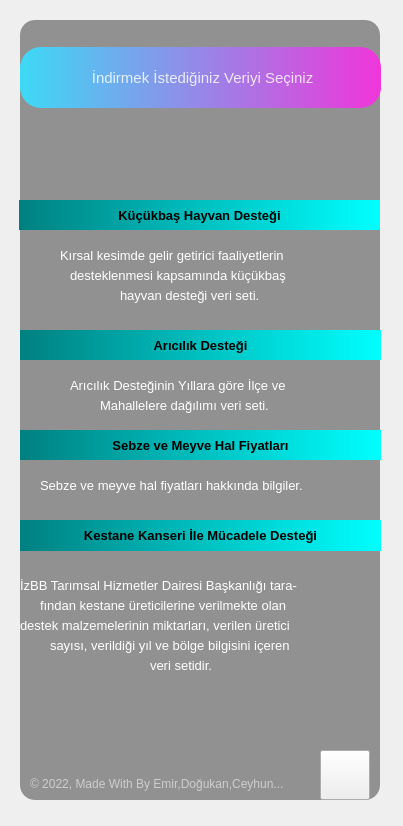
<?xml version="1.0" encoding="UTF-8"?>
<ui version="4.0">
 <class>Form</class>
 <widget class="QWidget" name="Form">
  <property name="geometry">
   <rect>
    <x>0</x>
    <y>0</y>
    <width>403</width>
    <height>826</height>
   </rect>
  </property>
  <property name="windowTitle">
   <string>Form</string>
  </property>
  <property name="styleSheet">
   <string notr="true"/>
  </property>
  <widget class="QLabel" name="label_2">
   <property name="geometry">
    <rect>
     <x>-20</x>
     <y>-10</y>
     <width>450</width>
     <height>867</height>
    </rect>
   </property>
   <property name="styleSheet">
    <string notr="true">border-radius:20px;
border-image: url(:/images/Images/background.png);</string>
   </property>
   <property name="text">
    <string/>
   </property>
  </widget>
  <widget class="QLabel" name="label_6">
   <property name="geometry">
    <rect>
     <x>20</x>
     <y>20</y>
     <width>360</width>
     <height>780</height>
    </rect>
   </property>
   <property name="maximumSize">
    <size>
     <width>1000</width>
     <height>1000</height>
    </size>
   </property>
   <property name="styleSheet">
    <string notr="true">background-color:rgba(0, 0, 0, 100);
border-radius:15px;</string>
   </property>
   <property name="text">
    <string/>
   </property>
  </widget>
  <widget class="QWidget" name="widget" native="true">
   <property name="geometry">
    <rect>
     <x>-20</x>
     <y>-30</y>
     <width>450</width>
     <height>900</height>
    </rect>
   </property>
   <property name="maximumSize">
    <size>
     <width>1000</width>
     <height>1000</height>
    </size>
   </property>
   <property name="styleSheet">
    <string notr="true">QPushButton#pushButton{	
	background-color: qlineargradient(spread:pad, x1:0, y1:0.505682, x2:1, y2:0.477, stop:0 rgba(20, 47, 78, 219), stop:1 rgba(85, 98, 112, 226));
	color:rgba(255, 255, 255, 210);
	border-radius:5px;
}
QPushButton#pushButton:hover{	
	background-color: qlineargradient(spread:pad, x1:0, y1:0.505682, x2:1, y2:0.477, stop:0 rgba(40, 67, 98, 219), stop:1 rgba(105, 118, 132, 226));
}
QPushButton#pushButton:pressed{	
	padding-left:5px;
	padding-top:5px;
	background-color:rgba(105, 118, 132, 200);
}

QPushButton#pushButton_2, #pushButton_3, #pushButton_4, #pushButton_5{	
	background-color: rgba(0, 0, 0, 0);
	color:rgba(85, 98, 112, 255);
}
QPushButton#pushButton_2:hover, #pushButton_3:hover, #pushButton_4:hover, #pushButton_5:hover{	
	color:rgba(155, 168, 182, 220);
}
QPushButton#pushButton_2:pressed, #pushButton_3:pressed, #pushButton_4:pressed, #pushButton_5:pressed{	
	padding-left:5px;
	padding-top:5px;
	color:rgba(115, 128, 142, 255);
}</string>
   </property>
   <widget class="QLabel" name="label_5">
    <property name="geometry">
     <rect>
      <x>50</x>
      <y>794</y>
      <width>291</width>
      <height>41</height>
     </rect>
    </property>
    <property name="font">
     <font>
      <family>Arial</family>
     </font>
    </property>
    <property name="styleSheet">
     <string notr="true">color:rgba(255, 255, 255, 140);</string>
    </property>
    <property name="text">
     <string>&lt;html&gt;&lt;head/&gt;&lt;body&gt;&lt;p&gt;© 2022, Made With By Emir,Doğukan,Ceyhun...&lt;/p&gt;&lt;/body&gt;&lt;/html&gt;</string>
    </property>
   </widget>
   <widget class="QLabel" name="label_3">
    <property name="geometry">
     <rect>
      <x>80</x>
      <y>270</y>
      <width>360</width>
      <height>30</height>
     </rect>
    </property>
    <property name="font">
     <font>
      <family>Arial</family>
      <pointsize>10</pointsize>
      <strikeout>false</strikeout>
      <kerning>true</kerning>
     </font>
    </property>
    <property name="styleSheet">
     <string notr="true">color:rgb(255,255,255)</string>
    </property>
    <property name="text">
     <string>Kırsal kesimde gelir getirici faaliyetlerin</string>
    </property>
   </widget>
   <widget class="QLabel" name="label_7">
    <property name="geometry">
     <rect>
      <x>90</x>
      <y>400</y>
      <width>360</width>
      <height>30</height>
     </rect>
    </property>
    <property name="font">
     <font>
      <family>Arial</family>
      <pointsize>10</pointsize>
     </font>
    </property>
    <property name="styleSheet">
     <string notr="true">color:rgb(255,255,255)</string>
    </property>
    <property name="text">
     <string>Arıcılık Desteğinin Yıllara göre İlçe ve</string>
    </property>
   </widget>
   <widget class="QPushButton" name="pushButton_2">
    <property name="geometry">
     <rect>
      <x>39</x>
      <y>230</y>
      <width>361</width>
      <height>30</height>
     </rect>
    </property>
    <property name="font">
     <font>
      <family>Microsoft YaHei UI</family>
      <pointsize>10</pointsize>
      <weight>75</weight>
      <italic>false</italic>
      <bold>true</bold>
     </font>
    </property>
    <property name="styleSheet">
     <string notr="true">font: 75 10pt &quot;Microsoft YaHei UI&quot;;
font-weight: bold;
color: darkgold;
background-color: qlineargradient(spread:pad, x1:0, y1:0, x2:1, y2:0, stop:0 rgb(0,128,128), stop:1 rgb(0, 255, 255));
border-style: solid;
border-radius:21px;</string>
    </property>
    <property name="text">
     <string>Küçükbaş Hayvan Desteği</string>
    </property>
    <property name="icon">
     <iconset>
      <normaloff>Images/Icon/hayvanikon.png</normaloff>Images/Icon/hayvanikon.png</iconset>
    </property>
   </widget>
   <widget class="QPushButton" name="pushButton_3">
    <property name="geometry">
     <rect>
      <x>40</x>
      <y>360</y>
      <width>361</width>
      <height>30</height>
     </rect>
    </property>
    <property name="font">
     <font>
      <family>Microsoft YaHei UI</family>
      <pointsize>10</pointsize>
      <weight>75</weight>
      <italic>false</italic>
      <bold>true</bold>
     </font>
    </property>
    <property name="styleSheet">
     <string notr="true">font: 75 10pt &quot;Microsoft YaHei UI&quot;;
font-weight: bold;
color: darkgold;
background-color: qlineargradient(spread:pad, x1:0, y1:0, x2:1, y2:0, stop:0 rgb(0,128,128), stop:1 rgb(0, 255, 255));
border-style: solid;
border-radius:21px;</string>
    </property>
    <property name="text">
     <string>Arıcılık Desteği</string>
    </property>
    <property name="icon">
     <iconset>
      <normaloff>Images/Icon/arıikon.png</normaloff>Images/Icon/arıikon.png</iconset>
    </property>
   </widget>
   <widget class="QPushButton" name="pushButton_4">
    <property name="geometry">
     <rect>
      <x>40</x>
      <y>460</y>
      <width>361</width>
      <height>30</height>
     </rect>
    </property>
    <property name="font">
     <font>
      <family>Microsoft YaHei UI</family>
      <pointsize>10</pointsize>
      <weight>75</weight>
      <italic>false</italic>
      <bold>true</bold>
     </font>
    </property>
    <property name="styleSheet">
     <string notr="true">font: 75 10pt &quot;Microsoft YaHei UI&quot;;
font-weight: bold;
color: darkgold;
background-color: qlineargradient(spread:pad, x1:0, y1:0, x2:1, y2:0, stop:0 rgb(0,128,128), stop:1 rgb(0, 255, 255));
border-style: solid;
border-radius:21px;</string>
    </property>
    <property name="text">
     <string>Sebze ve Meyve Hal Fiyatları</string>
    </property>
    <property name="icon">
     <iconset>
      <normaloff>Images/Icon/sebzeikon.png</normaloff>Images/Icon/sebzeikon.png</iconset>
    </property>
   </widget>
   <widget class="QLabel" name="label_8">
    <property name="geometry">
     <rect>
      <x>60</x>
      <y>500</y>
      <width>360</width>
      <height>30</height>
     </rect>
    </property>
    <property name="font">
     <font>
      <family>Arial</family>
      <pointsize>10</pointsize>
     </font>
    </property>
    <property name="styleSheet">
     <string notr="true">color:rgb(255,255,255)</string>
    </property>
    <property name="text">
     <string>Sebze ve meyve hal fiyatları hakkında bilgiler.</string>
    </property>
   </widget>
   <widget class="QPushButton" name="pushButton_5">
    <property name="geometry">
     <rect>
      <x>40</x>
      <y>550</y>
      <width>361</width>
      <height>31</height>
     </rect>
    </property>
    <property name="font">
     <font>
      <family>Microsoft YaHei UI</family>
      <pointsize>10</pointsize>
      <weight>75</weight>
      <italic>false</italic>
      <bold>true</bold>
     </font>
    </property>
    <property name="styleSheet">
     <string notr="true">font: 75 10pt &quot;Microsoft YaHei UI&quot;;
font-weight: bold;
color: darkgold;
background-color: qlineargradient(spread:pad, x1:0, y1:0, x2:1, y2:0, stop:0 rgb(0,128,128), stop:1 rgb(0, 255, 255));
border-style: solid;
border-radius:21px;</string>
    </property>
    <property name="text">
     <string>Kestane Kanseri İle Mücadele Desteği</string>
    </property>
    <property name="icon">
     <iconset>
      <normaloff>Images/Icon/kanserikon.png</normaloff>Images/Icon/kanserikon.png</iconset>
    </property>
   </widget>
   <widget class="QLabel" name="label_11">
    <property name="geometry">
     <rect>
      <x>40</x>
      <y>600</y>
      <width>360</width>
      <height>30</height>
     </rect>
    </property>
    <property name="font">
     <font>
      <family>Arial</family>
      <pointsize>10</pointsize>
     </font>
    </property>
    <property name="styleSheet">
     <string notr="true">color:rgb(255,255,255)</string>
    </property>
    <property name="text">
     <string>İzBB Tarımsal Hizmetler Dairesi Başkanlığı tara-</string>
    </property>
   </widget>
   <widget class="QPushButton" name="pushButton">
    <property name="geometry">
     <rect>
      <x>40</x>
      <y>77</y>
      <width>361</width>
      <height>61</height>
     </rect>
    </property>
    <property name="font">
     <font>
      <pointsize>11</pointsize>
     </font>
    </property>
    <property name="styleSheet">
     <string notr="true">background-color: qlineargradient(spread:pad, x1:0, y1:0, x2:1, y2:0, stop:0 rgb(61, 217, 245), stop:1 rgb(240, 53, 218));border-radius:21px;
</string>
    </property>
    <property name="text">
     <string> İndirmek İstediğiniz Veriyi Seçiniz</string>
    </property>
   </widget>
   <widget class="QLabel" name="label_12">
    <property name="geometry">
     <rect>
      <x>120</x>
      <y>420</y>
      <width>360</width>
      <height>30</height>
     </rect>
    </property>
    <property name="font">
     <font>
      <family>Arial</family>
      <pointsize>10</pointsize>
     </font>
    </property>
    <property name="styleSheet">
     <string notr="true">color:rgb(255,255,255)</string>
    </property>
    <property name="text">
     <string>Mahallelere dağılımı veri seti.</string>
    </property>
   </widget>
   <widget class="QLabel" name="label_14">
    <property name="geometry">
     <rect>
      <x>90</x>
      <y>290</y>
      <width>360</width>
      <height>30</height>
     </rect>
    </property>
    <property name="font">
     <font>
      <family>Arial</family>
      <pointsize>10</pointsize>
     </font>
    </property>
    <property name="styleSheet">
     <string notr="true">color:rgb(255,255,255)</string>
    </property>
    <property name="text">
     <string>desteklenmesi kapsamında küçükbaş </string>
    </property>
   </widget>
   <widget class="QLabel" name="label_9">
    <property name="geometry">
     <rect>
      <x>140</x>
      <y>310</y>
      <width>360</width>
      <height>30</height>
     </rect>
    </property>
    <property name="font">
     <font>
      <family>Arial</family>
      <pointsize>10</pointsize>
     </font>
    </property>
    <property name="styleSheet">
     <string notr="true">color:rgb(255,255,255)</string>
    </property>
    <property name="text">
     <string>hayvan desteği veri seti.</string>
    </property>
   </widget>
   <widget class="QLabel" name="label_13">
    <property name="geometry">
     <rect>
      <x>60</x>
      <y>620</y>
      <width>360</width>
      <height>30</height>
     </rect>
    </property>
    <property name="font">
     <font>
      <family>Arial</family>
      <pointsize>10</pointsize>
     </font>
    </property>
    <property name="styleSheet">
     <string notr="true">color:rgb(255,255,255)</string>
    </property>
    <property name="text">
     <string>fından kestane üreticilerine verilmekte olan</string>
    </property>
   </widget>
   <widget class="QLabel" name="label_15">
    <property name="geometry">
     <rect>
      <x>40</x>
      <y>640</y>
      <width>360</width>
      <height>30</height>
     </rect>
    </property>
    <property name="font">
     <font>
      <family>Arial</family>
      <pointsize>10</pointsize>
     </font>
    </property>
    <property name="styleSheet">
     <string notr="true">color:rgb(255,255,255)</string>
    </property>
    <property name="text">
     <string>destek malzemelerinin miktarları, verilen üretici</string>
    </property>
   </widget>
   <widget class="QLabel" name="label_16">
    <property name="geometry">
     <rect>
      <x>70</x>
      <y>660</y>
      <width>360</width>
      <height>30</height>
     </rect>
    </property>
    <property name="font">
     <font>
      <family>Arial</family>
      <pointsize>10</pointsize>
     </font>
    </property>
    <property name="styleSheet">
     <string notr="true">color:rgb(255,255,255)</string>
    </property>
    <property name="text">
     <string>sayısı, verildiği yıl ve bölge bilgisini içeren</string>
    </property>
   </widget>
   <widget class="QLabel" name="label_17">
    <property name="geometry">
     <rect>
      <x>170</x>
      <y>680</y>
      <width>360</width>
      <height>30</height>
     </rect>
    </property>
    <property name="font">
     <font>
      <family>Arial</family>
      <pointsize>10</pointsize>
     </font>
    </property>
    <property name="styleSheet">
     <string notr="true">color:rgb(255,255,255)</string>
    </property>
    <property name="text">
     <string>veri setidir.</string>
    </property>
   </widget>
   <widget class="QPushButton" name="btn_geri">
    <property name="geometry">
     <rect>
      <x>340</x>
      <y>780</y>
      <width>50</width>
      <height>50</height>
     </rect>
    </property>
    <property name="font">
     <font>
      <pointsize>11</pointsize>
      <weight>50</weight>
      <bold>false</bold>
      <underline>false</underline>
     </font>
    </property>
    <property name="cursor">
     <cursorShape>BusyCursor</cursorShape>
    </property>
    <property name="styleSheet">
     <string notr="true">border-image:url(:/images/Images/Icon/geri.png)</string>
    </property>
    <property name="text">
     <string/>
    </property>
   </widget>
  </widget>
 </widget>
 <resources>
  <include location="res.qrc"/>
 </resources>
 <connections/>
</ui>
